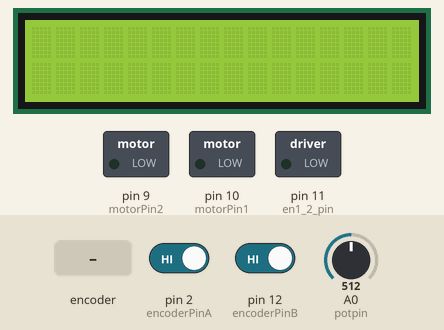
The sketch below on a simulated Arduino Uno, built with avr-gcc and run on an emulated ATmega328P. On the bench: 16×2 character LCD, switched loads named in the sketch (green lamp = pin HIGH). The test bench sets the inputs (shaded band); at power-on: A0 (potpin) = 512, pin 2 (encoderPinA) HIGH, pin 12 (encoderPinB) HIGH.

Above: at 1.2 s.
1.3 s: rotary encoder on pin 2 (encoderPinA) / pin 12 (encoderPinB) turned 3 steps (first pin leading)
At 2.9 s:
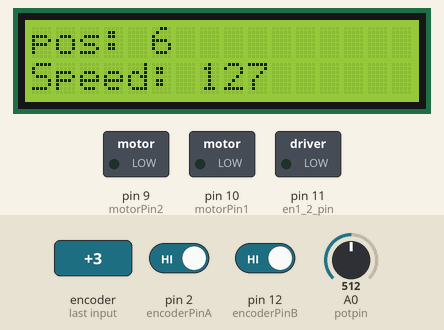
3.4 s: A0 (potpin) set to 716
At 4.6 s:
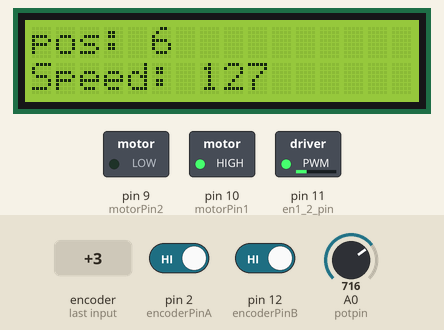
4.9 s: A0 (potpin) set to 900
At 5.8 s:
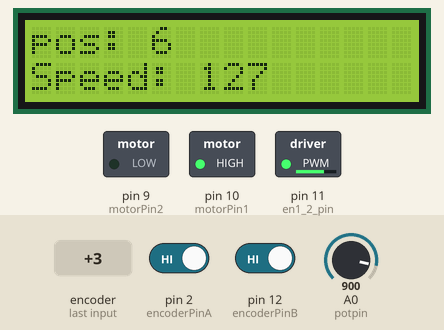
6.4 s: A0 (potpin) set to 1023
At 7.0 s:
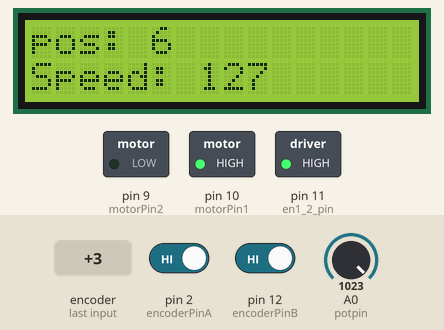
7.9 s: A0 (potpin) set to 306
At 9.1 s:
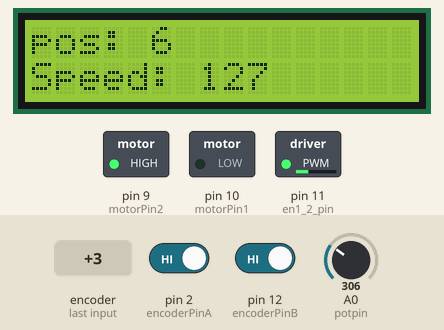
9.4 s: rotary encoder on pin 2 (encoderPinA) / pin 12 (encoderPinB) turned 1 step (first pin leading)
At 10.0 s:
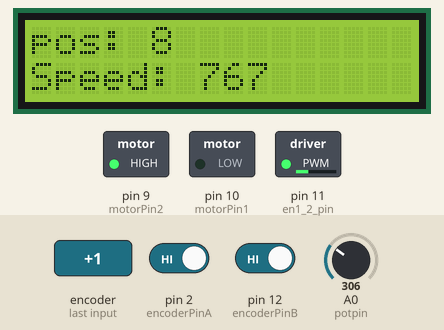
Timing chart, 0 to 12.1 s (numbered marks = the images above; inputs shaded):
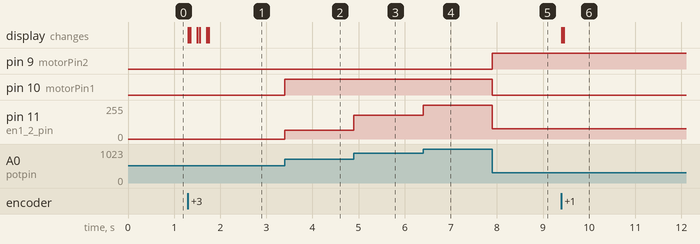

Measured:
- after the input at 1.3 s, the display: first changes at once (image 1 shows a later state)
- after the input at 3.4 s, pin 10 (motorPin1): LOW → HIGH at once; pin 11 (en1_2_pin): 0/255 → 66/255 at once
- after the input at 4.9 s, pin 11 (en1_2_pin): 66/255 → 178/255 at once
- after the input at 6.4 s, pin 11 (en1_2_pin): 178/255 → 255/255 at once
- after the input at 7.9 s, pin 9 (motorPin2): LOW → HIGH at once; pin 10 (motorPin1): HIGH → LOW at once; pin 11 (en1_2_pin): 255/255 → 78/255 at once
- after the input at 9.4 s, the display: first changes at once (image 6 shows a later state)

The sketch:

task_2_solution.ino
```cpp
#include <LiquidCrystal.h>

// Define motor pins
const int motorPin1 = 10;  // Pin 7 of L293
const int motorPin2 = 9;   // Pin 2 of L293
const int potpin = A0;     // Potentiometer pin
const int en1_2_pin = 11;   // Enable pin for motor speed control

// Define encoder pins
const int encoderPinA = 2;  // Encoder pin A
const int encoderPinB = 12; // Encoder pin B (updated to avoid conflict)

// Initialize encoder variables
volatile int encoderValue = 0;
int lastEncoderValue = 0;

// LCD pins:     RS, E, D4,D5,D6, D7
LiquidCrystal lcd(7, 8, 6, 5, 4, 3); // LCD pin assignments remain unchanged


void setup() {
    // Set motor pins as outputs
    pinMode(motorPin1, OUTPUT);
    pinMode(motorPin2, OUTPUT);
    pinMode(en1_2_pin, OUTPUT);
    pinMode(potpin, INPUT);

    // Set encoder pins as inputs
    pinMode(encoderPinA, INPUT_PULLUP);
    pinMode(encoderPinB, INPUT_PULLUP);

    // Attach interrupt to encoder pins
    attachInterrupt(digitalPinToInterrupt(encoderPinA), updateEncoder, CHANGE);
    attachInterrupt(digitalPinToInterrupt(encoderPinB), updateEncoder, CHANGE);

    // Initialize Serial and LCD
    Serial.begin(9600);
    lcd.begin(16, 2); // Set LCD to 16x2 characters
    // lcd.print("Encoder Value:");
}

void loop() {
    // Read the potentiometer value
    int potValue = analogRead(potpin);

    // Map the potentiometer value (0-1023) to PWM range (0-255)
    int pwmValue = map(potValue, 0, 1023, 0, 255);

    // Logic to control motor direction and speed
    if (pwmValue < 110) { // CCW
        digitalWrite(motorPin1, LOW);
        digitalWrite(motorPin2, HIGH);
        analogWrite(en1_2_pin, map(pwmValue, 0, 109, 255, 0)); // Scale speed for CCW
    }
    else if (pwmValue > 150) { // CW
        digitalWrite(motorPin1, HIGH);
        digitalWrite(motorPin2, LOW);
        analogWrite(en1_2_pin, map(pwmValue, 151, 255, 0, 255)); // Scale speed for CW
    }
    else { // Stop motor in the dead zone (110-150)
        digitalWrite(motorPin1, LOW);
        digitalWrite(motorPin2, LOW);
        analogWrite(en1_2_pin, 0);
    }

    // Display the encoder value on the LCD
    if (encoderValue != lastEncoderValue) {
        lcd.setCursor(0, 1); // Move to the second line
        lcd.print("Speed: ");
        lcd.print(pwmValue);

        lcd.setCursor(0, 0); // Move to the second line
        lcd.print("pos: ");
        lcd.print(encoderValue);

        lastEncoderValue = encoderValue;
    }
}

// Interrupt service routine to update encoder value
void updateEncoder() {
    int stateA = digitalRead(encoderPinA);
    int stateB = digitalRead(encoderPinB);

    if (stateA == HIGH) {
        if (stateB == LOW) {
            encoderValue++; // CW rotation
        } else {
            encoderValue--; // CCW rotation
        }
    } else {
        if (stateB == HIGH) {
            encoderValue++; // CW rotation
        } else {
            encoderValue--; // CCW rotation
        }
    }
}
```
